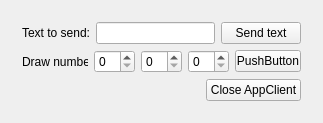
<?xml version="1.0" encoding="UTF-8"?>
<ui version="4.0">
 <class>AppView</class>
 <widget class="QMainWindow" name="AppView">
  <property name="geometry">
   <rect>
    <x>0</x>
    <y>0</y>
    <width>323</width>
    <height>123</height>
   </rect>
  </property>
  <property name="minimumSize">
   <size>
    <width>323</width>
    <height>123</height>
   </size>
  </property>
  <property name="maximumSize">
   <size>
    <width>323</width>
    <height>123</height>
   </size>
  </property>
  <property name="windowTitle">
   <string>AppView</string>
  </property>
  <widget class="QWidget" name="centralWidget">
   <layout class="QHBoxLayout" name="horizontalLayout">
    <item>
     <widget class="QStackedWidget" name="stackedWidget">
      <property name="frameShape">
       <enum>QFrame::NoFrame</enum>
      </property>
      <property name="currentIndex">
       <number>1</number>
      </property>
      <widget class="QWidget" name="page_1">
       <layout class="QVBoxLayout" name="verticalLayout">
        <item>
         <layout class="QHBoxLayout" name="horizontalLayout_2">
          <item>
           <widget class="QLabel" name="label">
            <property name="enabled">
             <bool>true</bool>
            </property>
            <property name="text">
             <string>AppClient Path:</string>
            </property>
           </widget>
          </item>
          <item>
           <widget class="QLineEdit" name="p1_le"/>
          </item>
         </layout>
        </item>
        <item>
         <layout class="QHBoxLayout" name="horizontalLayout_3">
          <item>
           <spacer name="horizontalSpacer">
            <property name="orientation">
             <enum>Qt::Horizontal</enum>
            </property>
            <property name="sizeHint" stdset="0">
             <size>
              <width>40</width>
              <height>20</height>
             </size>
            </property>
           </spacer>
          </item>
          <item>
           <widget class="QPushButton" name="p1_bt">
            <property name="text">
             <string>Start AppClient</string>
            </property>
           </widget>
          </item>
         </layout>
        </item>
       </layout>
      </widget>
      <widget class="QWidget" name="page_2">
       <layout class="QVBoxLayout" name="verticalLayout_2">
        <item>
         <layout class="QHBoxLayout" name="horizontalLayout_4">
          <item>
           <widget class="QLabel" name="label_2">
            <property name="text">
             <string>Text to send:</string>
            </property>
           </widget>
          </item>
          <item>
           <widget class="QLineEdit" name="p2_le"/>
          </item>
          <item>
           <widget class="QPushButton" name="p2_bt_1">
            <property name="text">
             <string>Send text</string>
            </property>
           </widget>
          </item>
         </layout>
        </item>
        <item>
         <layout class="QHBoxLayout" name="horizontalLayout_5">
          <item>
           <widget class="QLabel" name="label_3">
            <property name="text">
             <string>Draw numbers:</string>
            </property>
           </widget>
          </item>
          <item>
           <widget class="QSpinBox" name="p2_sb_1"/>
          </item>
          <item>
           <widget class="QSpinBox" name="p2_sb_2"/>
          </item>
          <item>
           <widget class="QSpinBox" name="p2_sb_3"/>
          </item>
          <item>
           <widget class="QPushButton" name="p2_bt_2">
            <property name="text">
             <string>PushButton</string>
            </property>
           </widget>
          </item>
         </layout>
        </item>
        <item>
         <layout class="QHBoxLayout" name="horizontalLayout_6">
          <item>
           <spacer name="horizontalSpacer_2">
            <property name="orientation">
             <enum>Qt::Horizontal</enum>
            </property>
            <property name="sizeHint" stdset="0">
             <size>
              <width>40</width>
              <height>20</height>
             </size>
            </property>
           </spacer>
          </item>
          <item>
           <widget class="QPushButton" name="p2_bt_3">
            <property name="text">
             <string>Close AppClient</string>
            </property>
           </widget>
          </item>
         </layout>
        </item>
       </layout>
      </widget>
     </widget>
    </item>
   </layout>
  </widget>
 </widget>
 <layoutdefault spacing="6" margin="11"/>
 <resources/>
 <connections/>
</ui>
